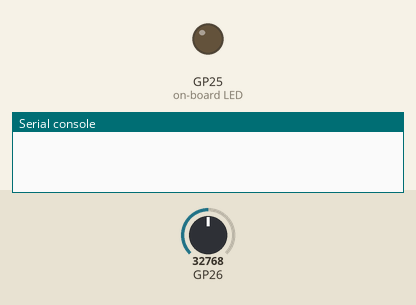
Simulated run of this program. Board: Raspberry Pi Pico running MicroPython. Shown: output pins drawn as LEDs (lit = HIGH), the last lines printed to the serial console. The inputs (shaded band) are chosen by the test bench; at power-on: GP26 = 32768 (analog values on the 0–65535 scale).

Above: at 2.6 s.
At 5.4 s:
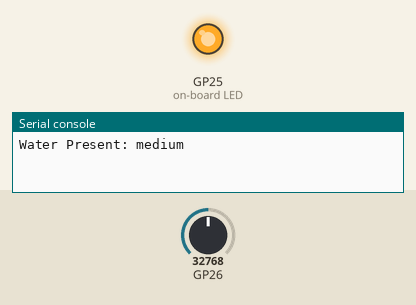
Timing chart, 0 to 6.6 s (numbered marks = the images above):
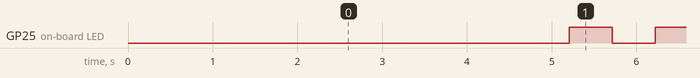

The program:

water-level.py
```python
# Anton Voronov, ravenspired, voronet.net
# Water Level Monitoring System

# This script combines the WaterSensor and BlinkLED classes to create a water level monitoring system.
# The system reads the water level from a water sensor connected to an analog pin on the Raspberry Pi Pico.
# The water level is classified as low, medium, or high based on predefined thresholds.
# The system controls an LED connected to a digital pin on the Pico to indicate the water level.
# The LED blinks at different rates based on the water level: slow blink for medium, fast blink for low, and off for high.
# The system checks the water level every 5 seconds and updates the LED accordingly.

# The water sensor has three wires: VCC, GND, and OUT. Connect the VCC wire to 3V3, the GND wire to GND, and the OUT wire to the analog pin (26) on the Pico.
# The LED is connected to pin "LED" on the Pico W, which is the built-in LED on the board.

from machine import ADC, Pin
import utime

from WaterSensor import WaterSensor
from Blink import BlinkLED


if __name__ == "__main__":
    water_sensor = WaterSensor(26, threshold1=30000, threshold2=50000, threshold3=60000)
    led_blinker = BlinkLED("LED")
    last_check_time = utime.ticks_ms()
    water_level_check_interval = 5 * 1000  # 5 seconds
    water_present = False

    while True:
        current_time = utime.ticks_ms()

        # Check water level every 5 seconds
        if utime.ticks_diff(current_time, last_check_time) >= water_level_check_interval:
            water_present = water_sensor.get_water_level()
            last_check_time = current_time
            print(f"Water Present: {water_present}")

        # Control LED blinking
        if water_present == "high":
            led_blinker.led.off()
        elif water_present == "medium":
            led_blinker.update(on_time=500, off_time=500)  # Slow blink
        elif water_present == "low":
            led_blinker.update(on_time=100, off_time=100)  # Fast blink

        utime.sleep_ms(10)
```

WaterSensor.py
```python
# Anton Voronov, ravenspired, voronet.net
# Water Level Sensor Class

# This class is used to read the water level from a water sensor connected to an analog pin on the Raspberry Pi Pico.
# The water sensor is a resistive sensor that changes resistance based on the water level.
# The sensor is connected to an analog pin on the Pico, and the Pico reads the analog voltage from the sensor.
# The Pico then converts the analog voltage to a digital value using the ADC (Analog to Digital Converter) module.
# The digital value is then used to determine the water level based on predefined thresholds.
# The thresholds are set based on the sensor's resistance values at different water levels.
# The water level is classified as low, medium, or high based on the thresholds.


# The sensor has three wires: VCC, GND, and OUT.
# Connect the VCC wire to 3V3, the GND wire to GND, and the OUT wire to the analog pin (26) on the Pico.

from machine import ADC, Pin
import utime


class WaterSensor:
    def __init__(self, pin_number, threshold1, threshold2, threshold3):
        self.sensor = ADC(Pin(pin_number))
        self.thresholds = [threshold1, threshold2, threshold3]

    def read_average_level(self, samples=20):
        total = 0
        for _ in range(samples):
            total += self.sensor.read_u16()
            utime.sleep_ms(10)
        return total / samples

    def get_water_level(self, samples=20):
        level = self.read_average_level(samples)
        if level < self.thresholds[0]:
            return "low"
        elif level < self.thresholds[1]:
            return "medium"
        else:
            return "high"

if __name__ == "__main__":
    water_sensor = WaterSensor(26, threshold1=30000, threshold2=50000, threshold3=60000)
    last_check_time = utime.ticks_ms()
    check_interval = 1000  # 5 seconds

    while True:
        current_time = utime.ticks_ms()

        # Check water level every 5 seconds
        if utime.ticks_diff(current_time, last_check_time) >= check_interval:
            water_level = water_sensor.get_water_level()
            last_check_time = current_time
            print(f"Water Level: {water_level}")

        utime.sleep_ms(10)
```

Blink.py
```python
# Anton Voronov, ravenspired, voronet.net
# Blink LED Class

# This class is used to control an LED connected to a digital pin on the Raspberry Pi Pico.
# The LED is connected to a digital pin on the Pico, and the Pico can turn the LED on and off by setting the pin high or low.
# The BlinkLED class provides a simple interface to control the LED by toggling it on and off at specified intervals.
# The class has an update method that can be called periodically to update the LED state based on the specified on and off times.

# The LED is connected to pin "LED" on the Pico W, which is the built-in LED on the board.


from machine import Pin
import utime

class BlinkLED:
    def __init__(self, pin_number, on_time=100, off_time=100):
        self.led = Pin(pin_number, Pin.OUT)
        self.on_time = on_time
        self.off_time = off_time
        self.last_toggle_time = utime.ticks_ms()
        self.state = False

    def update(self, on_time=None, off_time=None):
        # Use the provided on_time and off_time, or default to the object's values
        if on_time is not None:
            self.on_time = on_time
        if off_time is not None:
            self.off_time = off_time

        current_time = utime.ticks_ms()
        if self.state and utime.ticks_diff(current_time, self.last_toggle_time) >= self.on_time:
            self.led.off()
            self.state = False
            self.last_toggle_time = current_time
        elif not self.state and utime.ticks_diff(current_time, self.last_toggle_time) >= self.off_time:
            self.led.on()
            self.state = True
            self.last_toggle_time = current_time


if __name__ == "__main__":
    should_blink = True

    led_blinker = BlinkLED("LED", on_time=50, off_time=50)

    while True:
        if should_blink:
            led_blinker.update(on_time=200, off_time=200)  # Adjust the speed here
            utime.sleep(0.01)
        else:
            led_blinker.led.off()
            utime.sleep(0.01)
```

Measured:
- by itself, GP25 (on-board LED): moves between LOW and HIGH, repeating every 5.1 s
- by itself, everything shown: repeats every 5.1 s, in 10 steps
